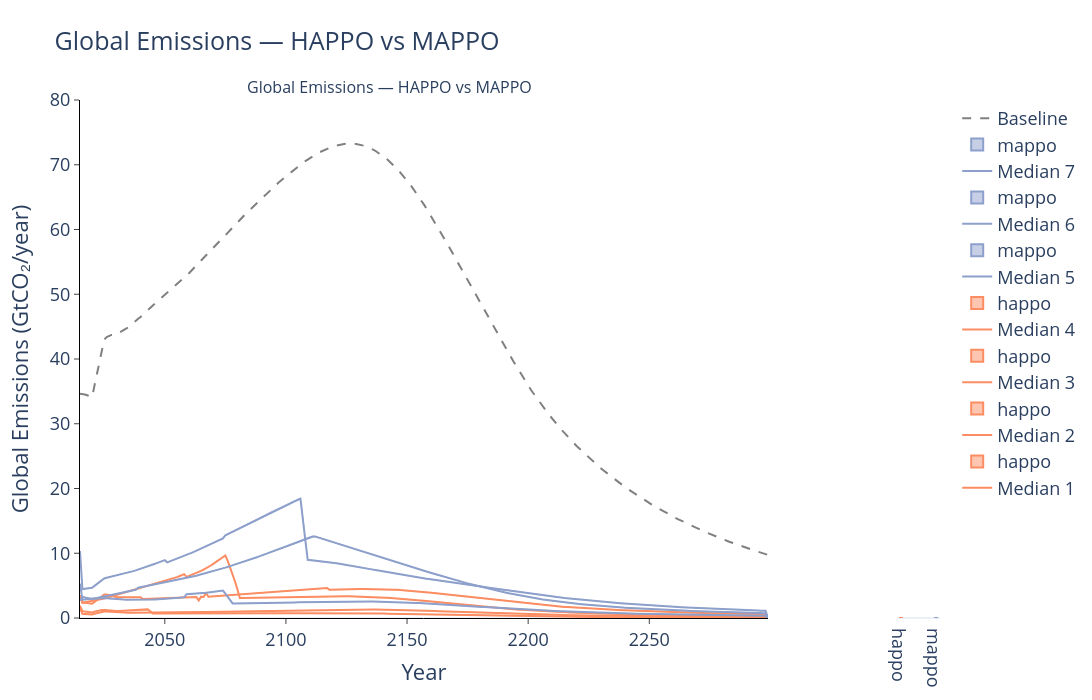

Notebook code cell kept with this figure:
### Code cell
## Plot 2 — Global Emissions: HAPPO vs MAPPO

happo_em_paths = [
    npy_path(happo_runs[n], happo_info[n]['prefix'], 'emissions')
    for n in happo_runs
]
mappo_em_paths = [
    npy_path(mappo_runs[n], mappo_info[n]['prefix'], 'emissions')
    for n in mappo_runs
]

fig_emissions = plot_emissions_comparison_with_boxplots(
    data_paths=happo_em_paths + mappo_em_paths,
    start_year=2015,
    end_year=2300,
    data_timestep=5,
    timestep=1,
    visualization_start_year=2015,
    visualization_end_year=2299,
    yaxis_range=[0, 80],
    opacity=0.2,
    plot_title='Global Emissions — HAPPO vs MAPPO',
    xaxis_title='Year',
    yaxis_title='Global Emissions (GtCO₂/year)',
    template='plotly_white',
    width=1200,
    height=700,
    baseline_path=str(BASELINE_PATH) if BASELINE_PATH.exists() else None,
    output_path='.',
    saving=False,
    colors=all_colors,
    median_colors=all_lines,
)
fig_emissions.show()
if SAVE_FIGURES:
    fig_emissions.write_image(OUTPUT_DIR / 'global_emissions_comparison.svg')

### Figure 1 — Plotly figure (JSON) as saved in the notebook; plotly's stock layout.template omitted (floating-point values rounded to 4 significant figures; data arrays with more than 128 entries replaced by an {"elided": "..."} marker saying what was removed)
{"data": [{"line": {"color": "rgba(252, 141, 98, 0.25)", "width": 0.5}, "mode": "lines", "showlegend": false, "type": "scatter", "x": {"elided": "285 int values"}, "xaxis": "x", "y": {"elided": "285 float values"}, "yaxis": "y"}, {"fill": "tonexty", "line": {"color": "rgba(252, 141, 98, 0.25)", "width": 0.5}, "mode": "lines", "opacity": 0.002, "showlegend": false, "type": "scatter", "x": {"elided": "285 int values"}, "xaxis": "x", "y": {"elided": "285 float values"}, "yaxis": "y"}, {"line": {"color": "rgba(252, 141, 98, 0.25)", "width": 0.5}, "mode": "lines", "showlegend": false, "type": "scatter", "x": {"elided": "285 int values"}, "xaxis": "x", "y": {"elided": "285 float values"}, "yaxis": "y"}, {"fill": "tonexty", "line": {"color": "rgba(252, 141, 98, 0.25)", "width": 0.5}, "mode": "lines", "opacity": 0.2, "showlegend": false, "type": "scatter", "x": {"elided": "285 int values"}, "xaxis": "x", "y": {"elided": "285 float values"}, "yaxis": "y"}, {"line": {"color": "rgba(252, 141, 98, 1)", "width": 2}, "mode": "lines", "name": "Median 1", "type": "scatter", "x": {"elided": "285 int values"}, "xaxis": "x", "y": {"elided": "285 float values"}, "yaxis": "y"}, {"marker": {"color": "rgba(252, 141, 98, 1)", "line": {"color": "gray", "width": 0.3}}, "name": "happo", "type": "box", "width": 0.1, "xaxis": "x2", "y": [0.0, 0.0, 0.0, 0.0, 0.0, 0.0, 0.0, 0.0, 0.0, 0.0, 0.0, 0.0, 0.0, 0.0, 0.0], "yaxis": "y2"}, {"line": {"color": "rgba(252, 141, 98, 0.25)", "width": 0.5}, "mode": "lines", "showlegend": false, "type": "scatter", "x": {"elided": "285 int values"}, "xaxis": "x", "y": {"elided": "285 float values"}, "yaxis": "y"}, {"fill": "tonexty", "line": {"color": "rgba(252, 141, 98, 0.25)", "width": 0.5}, "mode": "lines", "opacity": 0.002, "showlegend": false, "type": "scatter", "x": {"elided": "285 int values"}, "xaxis": "x", "y": {"elided": "285 float values"}, "yaxis": "y"}, {"line": {"color": "rgba(252, 141, 98, 0.25)", "width": 0.5}, "mode": "lines", "showlegend": false, "type": "scatter", "x": {"elided": "285 int values"}, "xaxis": "x", "y": {"elided": "285 float values"}, "yaxis": "y"}, {"fill": "tonexty", "line": {"color": "rgba(252, 141, 98, 0.25)", "width": 0.5}, "mode": "lines", "opacity": 0.2, "showlegend": false, "type": "scatter", "x": {"elided": "285 int values"}, "xaxis": "x", "y": {"elided": "285 float values"}, "yaxis": "y"}, {"line": {"color": "rgba(252, 141, 98, 1)", "width": 2}, "mode": "lines", "name": "Median 2", "type": "scatter", "x": {"elided": "285 int values"}, "xaxis": "x", "y": {"elided": "285 float values"}, "yaxis": "y"}, {"marker": {"color": "rgba(252, 141, 98, 1)", "line": {"color": "gray", "width": 0.3}}, "name": "happo", "type": "box", "width": 0.1, "xaxis": "x2", "y": [0.0, 0.0, 0.0, 0.0, 0.0, 0.0, 0.0, 0.0, 0.0, 0.0, 0.0, 0.0, 0.0, 0.0, 0.0], "yaxis": "y2"}, {"line": {"color": "rgba(252, 141, 98, 0.25)", "width": 0.5}, "mode": "lines", "showlegend": false, "type": "scatter", "x": {"elided": "285 int values"}, "xaxis": "x", "y": {"elided": "285 float values"}, "yaxis": "y"}, {"fill": "tonexty", "line": {"color": "rgba(252, 141, 98, 0.25)", "width": 0.5}, "mode": "lines", "opacity": 0.002, "showlegend": false, "type": "scatter", "x": {"elided": "285 int values"}, "xaxis": "x", "y": {"elided": "285 float values"}, "yaxis": "y"}, {"line": {"color": "rgba(252, 141, 98, 0.25)", "width": 0.5}, "mode": "lines", "showlegend": false, "type": "scatter", "x": {"elided": "285 int values"}, "xaxis": "x", "y": {"elided": "285 float values"}, "yaxis": "y"}, {"fill": "tonexty", "line": {"color": "rgba(252, 141, 98, 0.25)", "width": 0.5}, "mode": "lines", "opacity": 0.2, "showlegend": false, "type": "scatter", "x": {"elided": "285 int values"}, "xaxis": "x", "y": {"elided": "285 float values"}, "yaxis": "y"}, {"line": {"color": "rgba(252, 141, 98, 1)", "width": 2}, "mode": "lines", "name": "Median 3", "type": "scatter", "x": {"elided": "285 int values"}, "xaxis": "x", "y": {"elided": "285 float values"}, "yaxis": "y"}, {"marker": {"color": "rgba(252, 141, 98, 1)", "line": {"color": "gray", "width": 0.3}}, "name": "happo", "type": "box", "width": 0.1, "xaxis": "x2", "y": [0.0, 0.0, 0.0, 0.0, 0.0, 0.0, 0.0, 0.0, 0.0, 0.0, 0.0, 0.0, 0.0, 0.0, 0.0], "yaxis": "y2"}, {"line": {"color": "rgba(252, 141, 98, 0.25)", "width": 0.5}, "mode": "lines", "showlegend": false, "type": "scatter", "x": {"elided": "285 int values"}, "xaxis": "x", "y": {"elided": "285 float values"}, "yaxis": "y"}, {"fill": "tonexty", "line": {"color": "rgba(252, 141, 98, 0.25)", "width": 0.5}, "mode": "lines", "opacity": 0.002, "showlegend": false, "type": "scatter", "x": {"elided": "285 int values"}, "xaxis": "x", "y": {"elided": "285 float values"}, "yaxis": "y"}, {"line": {"color": "rgba(252, 141, 98, 0.25)", "width": 0.5}, "mode": "lines", "showlegend": false, "type": "scatter", "x": {"elided": "285 int values"}, "xaxis": "x", "y": {"elided": "285 float values"}, "yaxis": "y"}, {"fill": "tonexty", "line": {"color": "rgba(252, 141, 98, 0.25)", "width": 0.5}, "mode": "lines", "opacity": 0.2, "showlegend": false, "type": "scatter", "x": {"elided": "285 int values"}, "xaxis": "x", "y": {"elided": "285 float values"}, "yaxis": "y"}, {"line": {"color": "rgba(252, 141, 98, 1)", "width": 2}, "mode": "lines", "name": "Median 4", "type": "scatter", "x": {"elided": "285 int values"}, "xaxis": "x", "y": {"elided": "285 float values"}, "yaxis": "y"}, {"marker": {"color": "rgba(252, 141, 98, 1)", "line": {"color": "gray", "width": 0.3}}, "name": "happo", "type": "box", "width": 0.1, "xaxis": "x2", "y": [0.0, 0.0, 0.0, 0.0, 0.0, 0.0, 0.0, 0.0, 0.0, 0.0, 0.0, 0.0, 0.0, 0.0, 0.0], "yaxis": "y2"}, {"line": {"color": "rgba(141, 160, 203, 0.25)", "width": 0.5}, "mode": "lines", "showlegend": false, "type": "scatter", "x": {"elided": "285 int values"}, "xaxis": "x", "y": {"elided": "285 float values"}, "yaxis": "y"}, {"fill": "tonexty", "line": {"color": "rgba(141, 160, 203, 0.25)", "width": 0.5}, "mode": "lines", "opacity": 0.002, "showlegend": false, "type": "scatter", "x": {"elided": "285 int values"}, "xaxis": "x", "y": {"elided": "285 float values"}, "yaxis": "y"}, {"line": {"color": "rgba(141, 160, 203, 0.25)", "width": 0.5}, "mode": "lines", "showlegend": false, "type": "scatter", "x": {"elided": "285 int values"}, "xaxis": "x", "y": {"elided": "285 float values"}, "yaxis": "y"}, {"fill": "tonexty", "line": {"color": "rgba(141, 160, 203, 0.25)", "width": 0.5}, "mode": "lines", "opacity": 0.2, "showlegend": false, "type": "scatter", "x": {"elided": "285 int values"}, "xaxis": "x", "y": {"elided": "285 float values"}, "yaxis": "y"}, {"line": {"color": "rgba(141, 160, 203, 1)", "width": 2}, "mode": "lines", "name": "Median 5", "type": "scatter", "x": {"elided": "285 int values"}, "xaxis": "x", "y": {"elided": "285 float values"}, "yaxis": "y"}, {"marker": {"color": "rgba(141, 160, 203, 1)", "line": {"color": "gray", "width": 0.3}}, "name": "mappo", "type": "box", "width": 0.1, "xaxis": "x2", "y": [0.0, 0.0, 0.0, 0.0, 0.0, 0.0, 0.0, 0.0, 0.0, 0.0, 0.0, 0.0, 0.0, 0.0, 0.0], "yaxis": "y2"}, {"line": {"color": "rgba(141, 160, 203, 0.25)", "width": 0.5}, "mode": "lines", "showlegend": false, "type": "scatter", "x": {"elided": "285 int values"}, "xaxis": "x", "y": {"elided": "285 float values"}, "yaxis": "y"}, {"fill": "tonexty", "line": {"color": "rgba(141, 160, 203, 0.25)", "width": 0.5}, "mode": "lines", "opacity": 0.002, "showlegend": false, "type": "scatter", "x": {"elided": "285 int values"}, "xaxis": "x", "y": {"elided": "285 float values"}, "yaxis": "y"}, {"line": {"color": "rgba(141, 160, 203, 0.25)", "width": 0.5}, "mode": "lines", "showlegend": false, "type": "scatter", "x": {"elided": "285 int values"}, "xaxis": "x", "y": {"elided": "285 float values"}, "yaxis": "y"}, {"fill": "tonexty", "line": {"color": "rgba(141, 160, 203, 0.25)", "width": 0.5}, "mode": "lines", "opacity": 0.2, "showlegend": false, "type": "scatter", "x": {"elided": "285 int values"}, "xaxis": "x", "y": {"elided": "285 float values"}, "yaxis": "y"}, {"line": {"color": "rgba(141, 160, 203, 1)", "width": 2}, "mode": "lines", "name": "Median 6", "type": "scatter", "x": {"elided": "285 int values"}, "xaxis": "x", "y": {"elided": "285 float values"}, "yaxis": "y"}, {"marker": {"color": "rgba(141, 160, 203, 1)", "line": {"color": "gray", "width": 0.3}}, "name": "mappo", "type": "box", "width": 0.1, "xaxis": "x2", "y": [0.0, 0.0, 0.0, 0.0, 0.0, 0.0, 0.0, 0.0, 0.0, 0.0, 0.0, 0.0, 0.0, 0.0, 0.0], "yaxis": "y2"}, {"line": {"color": "rgba(141, 160, 203, 0.25)", "width": 0.5}, "mode": "lines", "showlegend": false, "type": "scatter", "x": {"elided": "285 int values"}, "xaxis": "x", "y": {"elided": "285 float values"}, "yaxis": "y"}, {"fill": "tonexty", "line": {"color": "rgba(141, 160, 203, 0.25)", "width": 0.5}, "mode": "lines", "opacity": 0.002, "showlegend": false, "type": "scatter", "x": {"elided": "285 int values"}, "xaxis": "x", "y": {"elided": "285 float values"}, "yaxis": "y"}, {"line": {"color": "rgba(141, 160, 203, 0.25)", "width": 0.5}, "mode": "lines", "showlegend": false, "type": "scatter", "x": {"elided": "285 int values"}, "xaxis": "x", "y": {"elided": "285 float values"}, "yaxis": "y"}, {"fill": "tonexty", "line": {"color": "rgba(141, 160, 203, 0.25)", "width": 0.5}, "mode": "lines", "opacity": 0.2, "showlegend": false, "type": "scatter", "x": {"elided": "285 int values"}, "xaxis": "x", "y": {"elided": "285 float values"}, "yaxis": "y"}, {"line": {"color": "rgba(141, 160, 203, 1)", "width": 2}, "mode": "lines", "name": "Median 7", "type": "scatter", "x": {"elided": "285 int values"}, "xaxis": "x", "y": {"elided": "285 float values"}, "yaxis": "y"}, {"marker": {"color": "rgba(141, 160, 203, 1)", "line": {"color": "gray", "width": 0.3}}, "name": "mappo", "type": "box", "width": 0.1, "xaxis": "x2", "y": [0.0, 0.0, 0.0, 0.0, 0.0, 0.0, 0.0, 0.0, 0.0, 0.0, 0.0, 0.0, 0.0, 0.0, 0.0], "yaxis": "y2"}, {"line": {"color": "gray", "dash": "dash", "width": 2}, "mode": "lines", "name": "Baseline", "type": "scatter", "x": {"elided": "285 int values"}, "xaxis": "x", "y": {"elided": "285 float values"}, "yaxis": "y"}], "layout": {"annotations": [{"font": {"size": 16}, "showarrow": false, "text": "Global Emissions — HAPPO vs MAPPO", "x": 0.36, "xanchor": "center", "xref": "paper", "y": 1, "yanchor": "bottom", "yref": "paper"}, {"font": {"size": 16}, "showarrow": false, "text": " ", "x": 0.91, "xanchor": "center", "xref": "paper", "y": 1, "yanchor": "bottom", "yref": "paper"}], "font": {"size": 18}, "height": 700, "title": {"text": "Global Emissions — HAPPO vs MAPPO"}, "width": 1200, "xaxis": {"anchor": "y", "domain": [0, 0.8], "linecolor": "black", "linewidth": 1, "showgrid": false, "showline": true, "ticks": "outside", "title": {"text": "Year"}}, "xaxis2": {"anchor": "y2", "domain": [0.95, 1]}, "yaxis": {"anchor": "x", "domain": [0, 1], "linecolor": "black", "linewidth": 1, "range": [0, 80], "showgrid": false, "showline": true, "ticks": "outside", "title": {"text": "Global Emissions (GtCO₂/year)"}}, "yaxis2": {"anchor": "x2", "domain": [0, 1], "range": [0, 80], "showgrid": false, "showticklabels": false}}}
